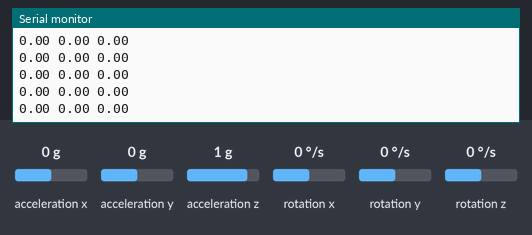
A sketch run on a simulated Arduino Uno, built with avr-gcc and run on an emulated ATmega328P. Shown: the last lines printed to the serial monitor. Wiring (inferred from the names in the program): MPU-6050 motion sensor at I2C address 0x68. The test bench sets the inputs (shaded band); at power-on: rotation x 0 °/s, rotation y 0 °/s, rotation z 0 °/s, acceleration x 0 g, acceleration y 0 g, acceleration z 1 g.

Above: at 10.7 s.
10.8 s: rotation x set to -192 °/s
At 11.7 s:
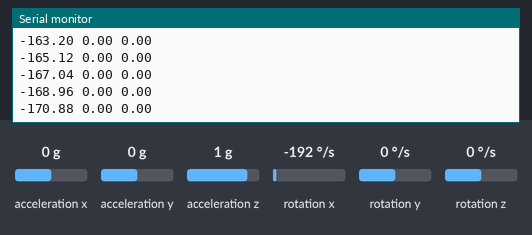
12.3 s: rotation y set to -192 °/s
At 12.9 s:
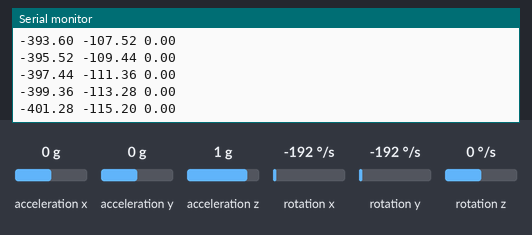
13.8 s: rotation y set to 192 °/s
At 14.9 s:
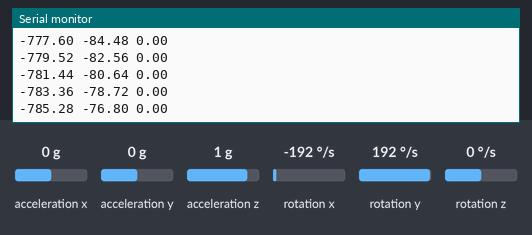
16.8 s: rotation z set to -192 °/s
At 17.8 s:
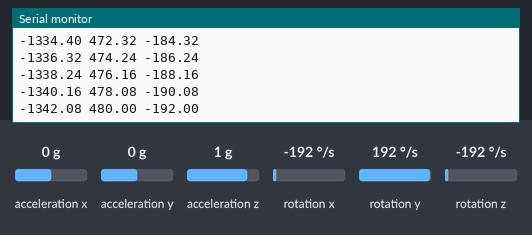
Timing chart, 0 to 19.3 s (numbered marks = the images above; inputs shaded):
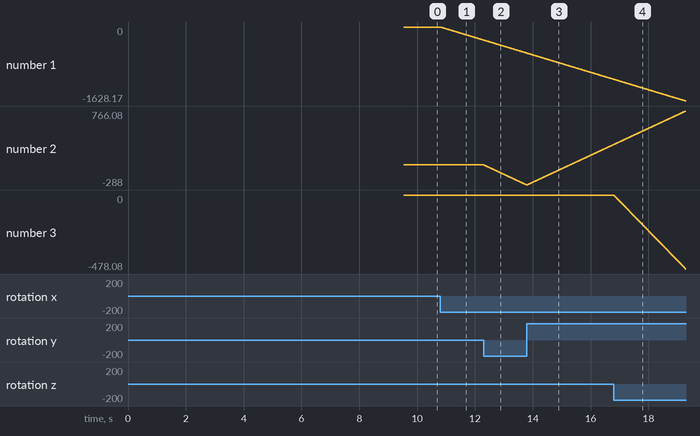

The sketch:

Gyro_Tilt_Sensing.ino
```cpp
#include <Wire.h>

int gyro_x, gyro_y, gyro_z;
int temperature;
long loop_timer;
long gyro_x_cal, gyro_y_cal, gyro_z_cal;
long acc_x, acc_y, acc_z, acc_total_vector;
float angle_pitch, angle_roll,angle_yaw;


void setup()
{
  Wire.begin();
  Serial.begin(115200);
  setup_mpu_6050_registers();

  for (int cal_int = 0; cal_int < 2000 ; cal_int ++){
  read_mpu_6050_data();
  gyro_x_cal += gyro_x;
  gyro_y_cal += gyro_y;
  gyro_z_cal += gyro_z;
  delay(3);
  }
  gyro_x_cal /= 2000;
  gyro_y_cal /= 2000;
  gyro_z_cal /= 2000;
  loop_timer = micros();
}

void loop()
{
   read_mpu_6050_data();
   gyro_x -= gyro_x_cal;
   gyro_y -= gyro_y_cal;
   gyro_z -= gyro_z_cal;
   angle_pitch += (gyro_x * 0.01/131.0);
   angle_roll  += (gyro_y *0.01/131.0);
   angle_yaw   += (gyro_z*0.01/131.0);
   Serial.print(angle_pitch);
   Serial.print(" ");
   Serial.print(angle_roll);
   Serial.print(" ");
   Serial.println(angle_yaw);
   while(micros() - loop_timer < 10000);
   loop_timer = micros();
}

void read_mpu_6050_data(){
  Wire.beginTransmission(0x68);
  Wire.write(0x3B);
  Wire.endTransmission();
  Wire.requestFrom(0x68,14);
  while(Wire.available() < 14);
  acc_x = Wire.read()<<8|Wire.read();
  acc_y = Wire.read()<<8|Wire.read();
  acc_z = Wire.read()<<8|Wire.read();
  temperature = Wire.read()<<8|Wire.read();
  gyro_x = Wire.read()<<8|Wire.read();
  gyro_y = Wire.read()<<8|Wire.read();
  gyro_z = Wire.read()<<8|Wire.read();
}

void setup_mpu_6050_registers(){
  //Activate the MPU-6050
  Wire.beginTransmission(0x68);
  Wire.write(0x6B);
  Wire.write(0x00);
  Wire.endTransmission();
  //Configure the accelerometer (+/-8g)
  Wire.beginTransmission(0x68);
  Wire.write(0x1C);
  Wire.write(0x00);
  Wire.endTransmission();
  //Configure the gyro (500dps full scale)
  Wire.beginTransmission(0x68);
  Wire.write(0x1B);
  Wire.write(0x00);
  Wire.endTransmission();
}
```

Measured:
- after the input at 10.8 s, the serial monitor: prints a new line at once (image 1)
- plotted number 1: 0 → -286.08 after the input at 10.8 s
